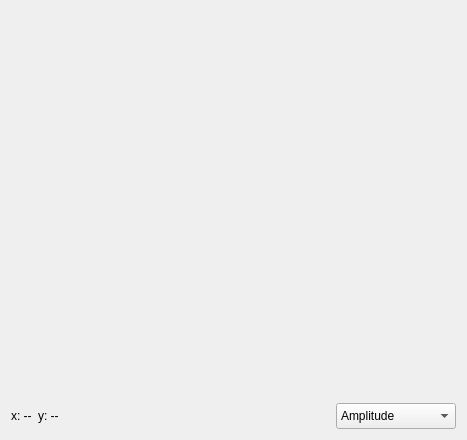
<?xml version="1.0" encoding="UTF-8"?>
<ui version="4.0">
 <class>ImageTab</class>
 <widget class="QWidget" name="ImageTab">
  <property name="geometry">
   <rect>
    <x>0</x>
    <y>0</y>
    <width>467</width>
    <height>440</height>
   </rect>
  </property>
  <property name="windowTitle">
   <string>Form</string>
  </property>
  <layout class="QVBoxLayout" name="verticalLayout" stretch="1,0">
   <item>
    <widget class="ImagePlotWidget" name="widget" native="true"/>
   </item>
   <item>
    <layout class="QHBoxLayout" name="horizontalLayout">
     <item>
      <widget class="QLabel" name="lblX">
       <property name="minimumSize">
        <size>
         <width>0</width>
         <height>26</height>
        </size>
       </property>
       <property name="text">
        <string>x: --</string>
       </property>
      </widget>
     </item>
     <item>
      <widget class="QLabel" name="lblY">
       <property name="minimumSize">
        <size>
         <width>0</width>
         <height>26</height>
        </size>
       </property>
       <property name="text">
        <string>y: --</string>
       </property>
      </widget>
     </item>
     <item>
      <spacer name="horizontalSpacer">
       <property name="orientation">
        <enum>Qt::Horizontal</enum>
       </property>
       <property name="sizeHint" stdset="0">
        <size>
         <width>40</width>
         <height>20</height>
        </size>
       </property>
      </spacer>
     </item>
     <item>
      <widget class="QWidget" name="sizeWidget" native="true"/>
     </item>
     <item>
      <widget class="QComboBox" name="cmbComplex">
       <property name="minimumSize">
        <size>
         <width>120</width>
         <height>26</height>
        </size>
       </property>
       <item>
        <property name="text">
         <string>Amplitude</string>
        </property>
       </item>
       <item>
        <property name="text">
         <string>Phase</string>
        </property>
       </item>
       <item>
        <property name="text">
         <string>Real</string>
        </property>
       </item>
       <item>
        <property name="text">
         <string>Imaginary</string>
        </property>
       </item>
      </widget>
     </item>
    </layout>
   </item>
  </layout>
 </widget>
 <customwidgets>
  <customwidget>
   <class>ImagePlotWidget</class>
   <extends>QWidget</extends>
   <header>controls/imageplot/imageplotwidget.h</header>
   <container>1</container>
  </customwidget>
 </customwidgets>
 <resources/>
 <connections/>
</ui>
